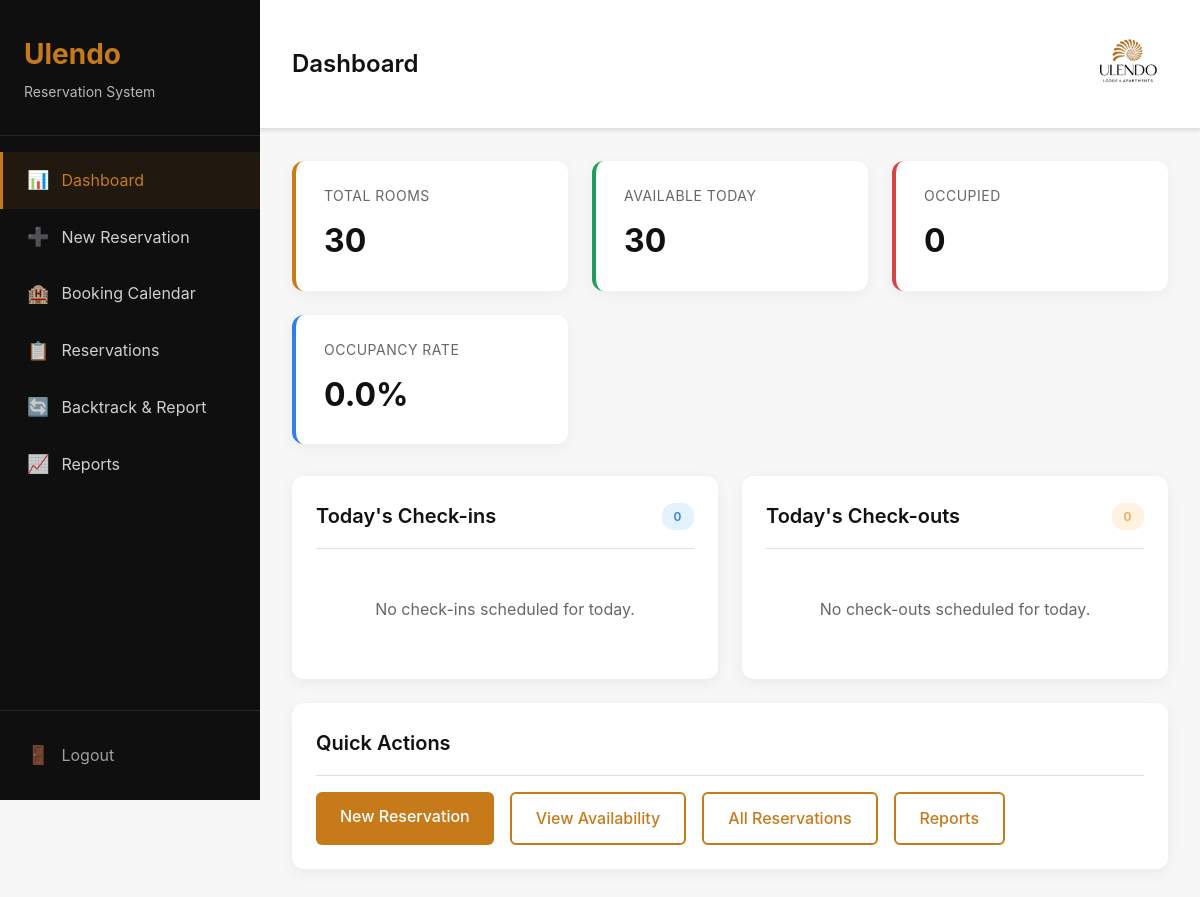
The app's page / (signed in), older data.
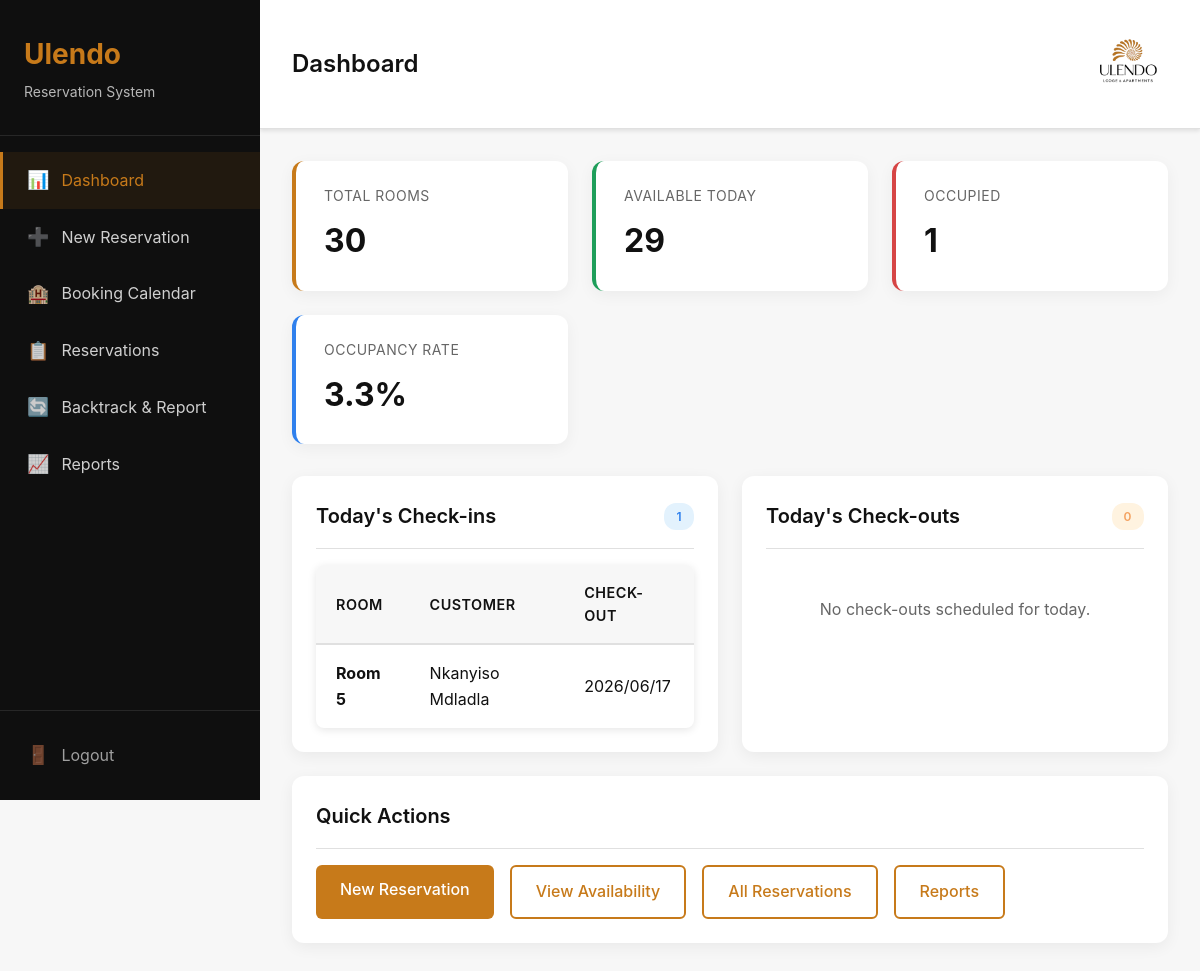
The same page, newer data.
### reservations/models.py (models this page shows, shortened)
class Reservation(models.Model):
    STATUS_CHOICES = [
        ('confirmed', 'Confirmed'),
        ('cancelled', 'Cancelled'),
    ]
    customer_name = models.CharField(max_length=200)
    voucher_number = models.CharField(max_length=100, blank=True, null=True)
    confirmation_code = models.CharField(max_length=100, blank=True, null=True)
    room = models.ForeignKey(Room, on_delete=models.CASCADE, related_name='reservations')
    check_in_date = models.DateField()
    check_out_date = models.DateField()
    status = models.CharField(max_length=20, choices=STATUS_CHOICES, default='confirmed')
    notes = models.TextField(blank=True, null=True)
    created_at = models.DateTimeField(auto_now_add=True)
    updated_at = models.DateTimeField(auto_now=True)
    class Meta:
        ordering = ['-created_at']
        verbose_name = 'Room'
        verbose_name_plural = 'Reservations'
        indexes = [
            models.Index(fields=['check_in_date', 'check_out_date']),
            models.Index(fields=['status']),
        ]

### rooms/models.py (models this page shows, shortened)
class Room(models.Model):
    STATUS_AVAILABLE = 'available'
    STATUS_BOOKED = 'booked'
    STATUS_CHOICES = [
        (STATUS_AVAILABLE, 'Available'),
        (STATUS_BOOKED, 'Booked'),
    ]
    room_number = models.CharField(max_length=10, unique=True)
    room_type = models.CharField(max_length=50, blank=True, null=True)
    is_active = models.BooleanField(default=True)
    status = models.CharField(max_length=20, choices=STATUS_CHOICES, default=STATUS_AVAILABLE)
    created_at = models.DateTimeField(auto_now_add=True)
    updated_at = models.DateTimeField(auto_now=True)
    class Meta:
        ordering = ['room_number']
        verbose_name = 'Room'
        verbose_name_plural = 'Rooms'

### reservations/views.py (the view)
# urls.py: path('', views.dashboard, name='dashboard'),
@login_required
def dashboard(request):
    today = date.today()
    total_rooms = Room.objects.filter(is_active=True).count()
    available_rooms = get_available_rooms(today, today + timedelta(days=1))
    available_count = available_rooms.count()
    check_ins = Reservation.objects.filter(check_in_date=today, status='confirmed').select_related('room').order_by('room__room_number')
    check_outs = Reservation.objects.filter(check_out_date=today, status='confirmed').select_related('room').order_by('room__room_number')
    booked_rooms = Reservation.objects.filter(check_in_date__lte=today, check_out_date__gt=today, status='confirmed').values('room').distinct().count()
    occupancy_rate = (booked_rooms / total_rooms * 100) if total_rooms > 0 else 0
    context = {'total_rooms': total_rooms, 'available_count': available_count, 'booked_count': booked_rooms, 'check_ins': check_ins, 'check_outs': check_outs, 'occupancy_rate': round(occupancy_rate, 1), 'today': today}
    return render(request, 'reservations/dashboard.html', context)

### reservations/templates/reservations/dashboard.html (shortened to what the changed rows need)
{% extends 'base.html' %}
{% block page_title %}Dashboard{% endblock %}
{% block header_actions %}
    {% load static %}
{% endblock %}
{% block content %}
<div class="stats-grid">
    <div class="stat-card success">
        <div class="stat-label">Available Today</div>
        <div class="stat-value">{{ available_count }}</div>
    </div>
    <div class="stat-card error">
        <div class="stat-label">Occupied</div>
        <div class="stat-value">{{ booked_count }}</div>
    </div>
    <div class="stat-card info">
        <div class="stat-label">Occupancy Rate</div>
        <div class="stat-value">{{ occupancy_rate }}%</div>
    </div>
</div>
<div class="grid grid-2">
    <div class="card">
        <div class="card-header">
            <h3 class="card-title">Today's Check-ins</h3>
            <span class="badge badge-info">{{ check_ins|length }}</span>
        </div>
        <div class="card-body">
            {% if check_ins %}
                <div class="table-container">
                    <table>
                        <thead>
                            <tr>
                                <th>Room</th>
                                <th>Customer</th>
                                <th>Check-out</th>
                            </tr>
                        </thead>
                        <tbody>
                            {% for reservation in check_ins %}
                            <tr>
                                <td><strong>Room {{ reservation.room.room_number }}</strong></td>
                                <td>{{ reservation.customer_name }}</td>
                                <td>{{ reservation.check_out_date|date:"Y/m/d" }}</td>
                            </tr>
                            {% endfor %}
                        </tbody>
                    </table>
                </div>
            {% else %}
                <p style="color: var(--text-secondary); text-align: center; padding: 2rem;">
                    No check-ins scheduled for today.
                </p>
            {% endif %}
        </div>
    </div>
</div>
{% endblock %}

Row changes from the older to the newer data that the page shows:
added Reservation: room.room_number "5", customer_name "Nkanyiso Mdladla", check_out_date "2026/06/17"
Text that changed along with them:
{{ available_count }}: "30" → "29"
{{ booked_count }}: "0" → "1"
{{ occupancy_rate }}: "0.0" → "3.3"
{{ check_ins|length }}: "0" → "1"
text no longer shown: "No check-ins scheduled for today."
text now shown: "ROOM CUSTOMER CHECK-OUT"
